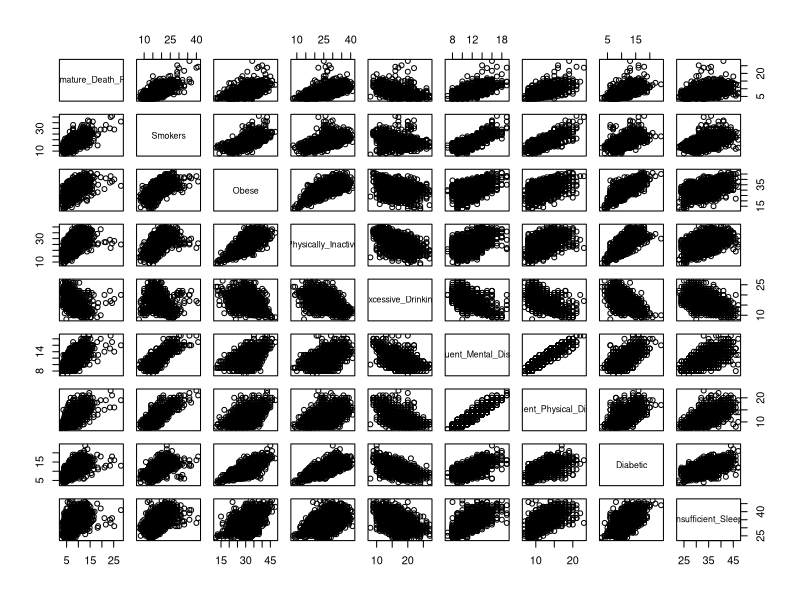
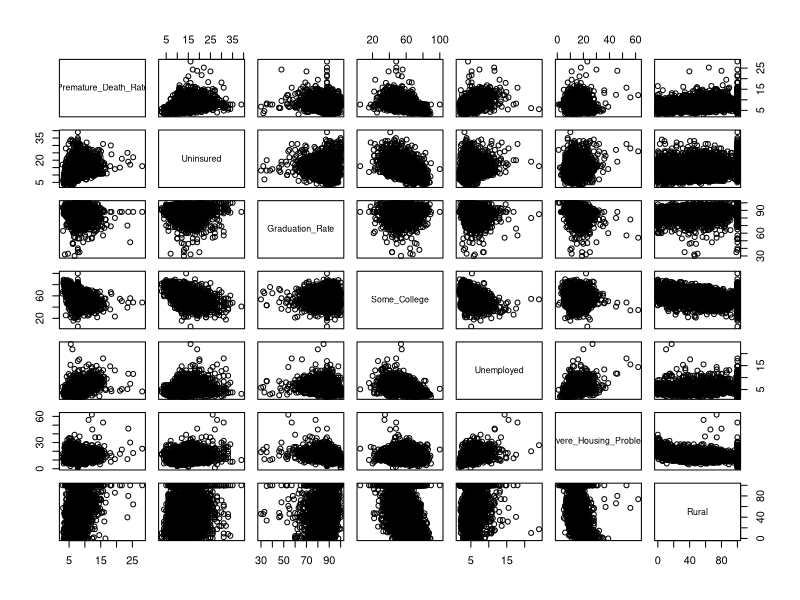
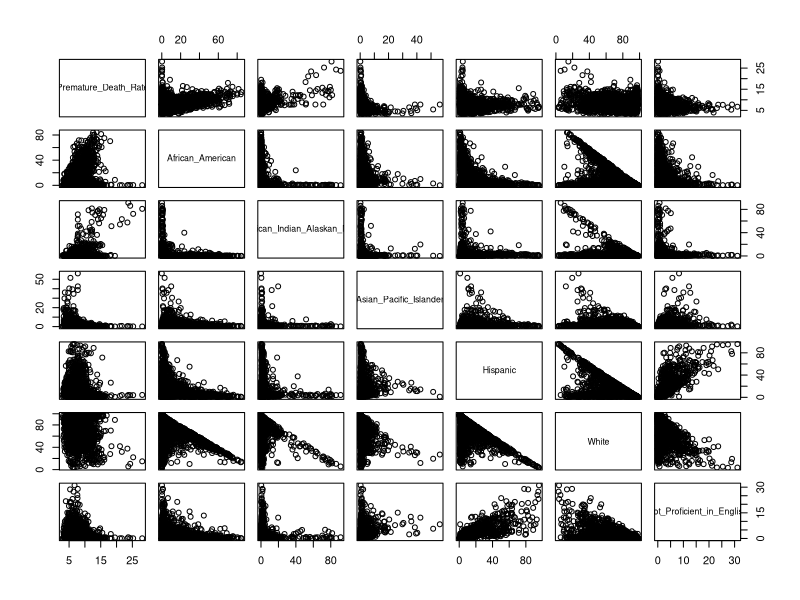
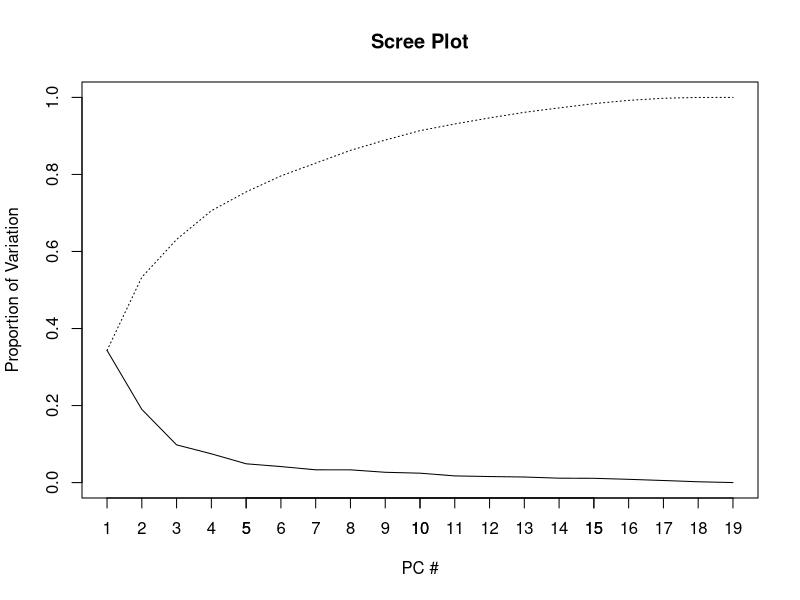

R code for these plots, in order: (Note: this script raises an error after producing the figures.)
## ---- chunk 1
knitr::opts_chunk$set(echo = TRUE)

library(Hmisc)
## ---- chunk 2
# import health data
data = read.csv("./Data/CHR_Data.csv")

# show data summary to identify variables with missing data
summary(data)

# impute variables with their medians, prefer medians in the event there is any skew
data$Premature_Death_Rate <- with(data,impute(Premature_Death_Rate,median))
data$Unemployed <- with(data,impute(Unemployed,median))
data$Uninsured <- with(data,impute(Uninsured,median))
data$Graduation_Rate <- with(data,impute(Graduation_Rate))

# rescale Premature_Death_Rate so min value = 2.947 vs 2947, just a preference so it's not scaled so diff from predictors
data$Premature_Death_Rate <- data$Premature_Death_Rate/1000

# scatter matrices
pairs(data[,4:12])        # personal physical conditions
pairs(data[,c(4,13:18)])  # education, living
pairs(data[,c(4,19:24)])  # race, language

# add non-white variable
data$NonWhite <- 100-data$White

# create Obese Binary Classification
data$Obese_Class <- 1
data[data$Obese < 30, "Obese_Class"] <- 0
## ---- chunk 3
data2 <- data[,4:24]
cov(data2)
sum(diag(cov(data2))) # total variance
## ---- chunk 4
# create Obese Binary Classification
data$Obese_Class <- 1
data[data$Obese < 30, "Obese_Class"] <- 0
## ---- chunk 5
# PCA
dat.x <- data[,5:24]
dat.x <- dat.x[,-2]
dat.y <- as.factor(as.character(data[,26]))
pc.result<-prcomp(dat.x,scale.=TRUE)
pc.scores<-pc.result$x
pc.scores<-data.frame(pc.scores)
pc.scores$Obese<-dat.y

#Loadings for interpretation
pc.result$rotation
## ---- chunk 6
#Scree plot
pc.eigen<-(pc.result$sdev)^2
pc.prop<-pc.eigen/sum(pc.eigen)
pc.cumprop<-cumsum(pc.prop)
plot(1:19,pc.prop,type="l",main="Scree Plot",ylim=c(0,1),xlab="PC #",ylab="Proportion of Variation")
axis(1, seq(1,19,1))
lines(1:19,pc.cumprop,lty=3)
## ---- chunk 7

#Use ggplot2 to plot pc's
ggplot(data = pc.scores, aes(x = PC1, y = PC2)) +
  geom_point(aes(col=Obese), size=1)+
  geom_hline(yintercept = 0, colour = "gray65") +
  geom_vline(xintercept = 0, colour = "gray65") +
  ggtitle("PCA plot of Health Data")

ggplot(data = pc.scores, aes(x = PC1, y = PC3)) +
    geom_point(aes(col=Obese), size=1)+
  geom_hline(yintercept = 0, colour = "gray65") +
    geom_vline(xintercept = 0, colour = "gray65") +
    ggtitle("PCA plot of Health Data")

  
ggplot(data = pc.scores, aes(x = PC2, y = PC3)) +
    geom_point(aes(col=Obese), size=1)+
  geom_hline(yintercept = 0, colour = "gray65") +
    geom_vline(xintercept = 0, colour = "gray65") +
    ggtitle("PCA plot of Health Data")
## ---- chunk 8
#LDA run with all variables except obesity rating
library(MASS)
ldadat <- data
ldadat <- ldadat[,4:26] #Takeout id and location data
ldadat <- ldadat[,-3] #Remove obesity column from analysis
ldadat$Obese_Class <-  as.factor(as.character(ldadat[,22])) #change it to a factor
obeselda<-lda(Obese_Class~.,data=ldadat) # Run LDA on Obesity Categorical

pred<-predict(obeselda,newdata=ldadat)$class #Yielding categorical obesity response
Tonsoffun<-ldadat$Obese_Class

x<-table(pred,Tonsoffun) # Creating a confusion matrix
x
#Missclassification Error
ME<-(x[2,1]+x[1,2])/3136
ME
#Calculating overall accuracy
1-ME
